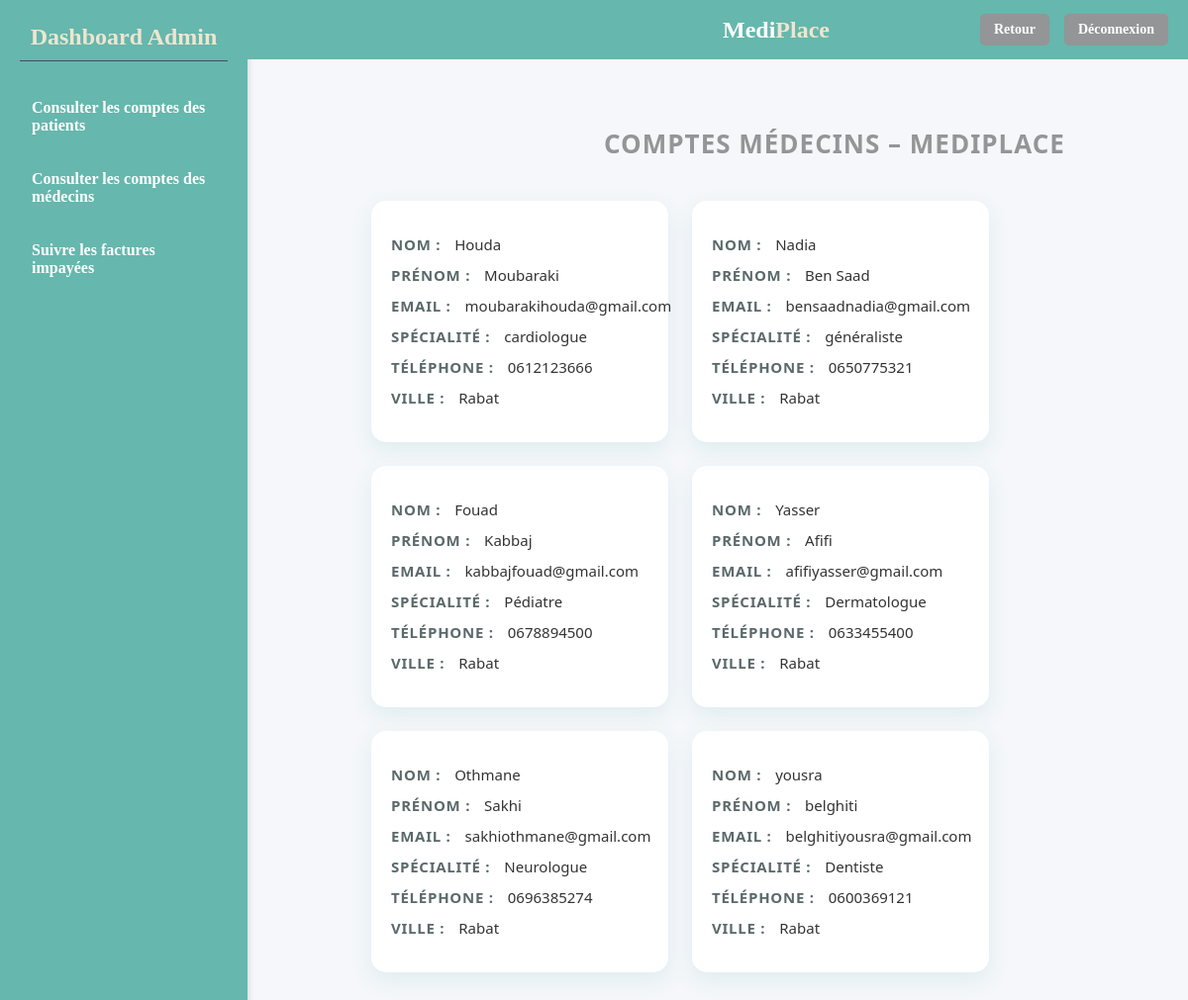
The app's page /voirmeds/ with its own data.
### cabinet/models.py (models this page shows, shortened)
class Medecin(models.Model):
    nom = models.CharField(max_length=50)
    prenom = models.CharField(max_length=50)
    email = models.EmailField(unique=True)
    mot_de_passe = models.CharField(max_length=128)
    specialite = models.CharField(max_length=50)
    numero_telephone = models.CharField(max_length=15)
    ville = models.CharField(max_length=50)

### cabinet/views.py (the view)
# urls.py: path("voirmeds/",views.voircomptemed_admin,name="voircomptemed_admin"),
def voircomptemed_admin(request):
    tab=Medecin.objects.all()
    return render(request,'cabinet/voircomptemed_admin.html',{'med':tab})

### cabinet/templates/cabinet/voircomptemed_admin.html (shortened to what this page needs)
<!DOCTYPE html>
<html lang="fr">
<head>
    {% load static %}
  <link rel="stylesheet" href="{% static 'cabinet/css/voircomptemed_admin.css' %}"/>
</head>
<body>
<header>
  <div class="logo">
    <span class="medi">Medi</span><span class="place">Place</span>
  </div>
  <div class="header-buttons">
    <a href="{% url 'main_admin' %}" class="nav-btn">Retour</a>
    <a href="{% url 'landing' %}" class="nav-btn">Déconnexion</a>
  </div>
</header>
<div class="sidebar">
  <h2>Dashboard Admin</h2>
  <ul>
    <li><a href="{% url 'voircomptepat_admin' %}" >Consulter les comptes des patients</a></li>
    <li><a href="{% url 'voircomptemed_admin' %}" >Consulter les comptes des médecins</a></li>
    <li><a href="{% url 'voirfact_admin' %}" >Suivre les factures impayées</a></li>
  </ul>
</div>
<div class="main-content">
    <h1 class="page-title">Comptes Médecins – MediPlace</h1>
  <div class="cards-container">
    {% for x in med %}
      <div class="card doctor-card">
        <p><span class="label">Nom :</span> {{ x.nom }}</p>
        <p><span class="label">Prénom :</span> {{ x.prenom }}</p>
        <p><span class="label">Email :</span> {{ x.email }}</p>
        <p><span class="label">Spécialité :</span> {{ x.specialite }}</p>
        <p><span class="label">Téléphone :</span> {{ x.numero_telephone }}</p>
        <p><span class="label">Ville :</span> {{ x.ville }}</p>
      </div>
    {% endfor %}
  </div>
</div>
</body>
</html>

### cabinet/static/cabinet/css/voircomptemed_admin.css (style rules this page uses)
header { height: 60px; background-color: #66B7AD; display: flex; align-items: center; padding: 0 20px; color: white; position: fixed; top: 0; left: 250px; right: 0; box-shadow: none; border-bottom: none; z-index: 10; }
.logo { font-size: 24px; font-weight: bold; margin-left: 460px; }
.logo .medi { color: white; }
.logo .place { color: #F0E5CF; }
.header-buttons { display: flex; gap: 15px; margin-left: auto; }
.nav-btn { background-color: #939597; color: white; padding: 8px 14px; border-radius: 5px; text-decoration: none; font-weight: bold; font-size: 14px; transition: background-color 0.3s ease; }
.sidebar { position: fixed; top: 0px; left: 0; width: 250px; height: 100%; background-color: #66B7AD; padding: 24px 20px 20px 20px; box-sizing: border-box; color: white; box-shadow: 2px 0 5px rgba(0, 0, 0, 0.1); }
.sidebar h2 { margin-bottom: 30px; font-size: 24px; border-bottom: 1px solid #3A5068; padding-bottom: 10px; text-align: center; color: #F0E5CF; margin-top: 0; }
.sidebar ul { list-style: none; padding-left: 0; }
.sidebar li { margin-bottom: 20px; }
.sidebar li a { color: white; font-weight: bold; text-decoration: none; display: block; padding: 8px 12px; border-radius: 5px; transition: background-color 0.3s ease; }
.main-content { margin-left: 370px; padding: 110px 40px 40px 40px; box-sizing: border-box; min-height: calc(100vh - 60px); background-color: #f5f7fa; }
html, body { margin: 0; padding: 0; background-color: #f5f7fa; height: 100%; }
.cards-container { display: flex; flex-wrap: wrap; gap: 24px; justify-content: flex-start; margin-top: 40px; margin-left: -35px; }
.card { background: #ffffff; padding: 24px 20px; border-radius: 15px; box-shadow: 0 8px 20px rgba(102, 183, 173, 0.15); cursor: pointer; transition: transform 0.3s ease, box-shadow 0.3s ease; flex: 1 1 calc(31% - 24px); box-sizing: border-box; font-family: 'Segoe UI', Tahoma, Geneva, Verdana, sans-serif; white-space: nowrap; max-width: 300px; width: 100%; }
.page-title { text-align: left; font-size: 26px; font-weight: bold; color: #939597; margin-bottom: 30px; font-family: 'Segoe UI', Tahoma, Geneva, Verdana, sans-serif; text-transform: uppercase; letter-spacing: 1px; margin-left: 200px; }
.card p { margin: 10px 0; font-size: 15px; color: #333333; line-height: 1.4; }
.card p .label { font-weight: 600; color: #5B696B; margin-right: 10px; display: inline-block; min-width: 100px; text-transform: uppercase; letter-spacing: 0.05em; display: inline; min-width: unset; }

### records on screen
Medecin: nom "Houda", prenom "Moubaraki", email "moubarakihouda@gmail.com", specialite "cardiologue", numero_telephone "0612123666", ville "Rabat"
Medecin: nom "Nadia", prenom "Ben Saad", email "bensaadnadia@gmail.com", specialite "généraliste", numero_telephone "0650775321", ville "Rabat"
Medecin: nom "Fouad", prenom "Kabbaj", email "kabbajfouad@gmail.com", specialite "Pédiatre", numero_telephone "0678894500", ville "Rabat"
Medecin: nom "Yasser", prenom "Afifi", email "afifiyasser@gmail.com", specialite "Dermatologue", numero_telephone "0633455400", ville "Rabat"
Medecin: nom "Othmane", prenom "Sakhi", email "sakhiothmane@gmail.com", specialite "Neurologue", numero_telephone "0696385274", ville "Rabat"
Medecin: nom "yousra", prenom "belghiti", email "belghitiyousra@gmail.com", specialite "Dentiste", numero_telephone "0600369121", ville "Rabat"
